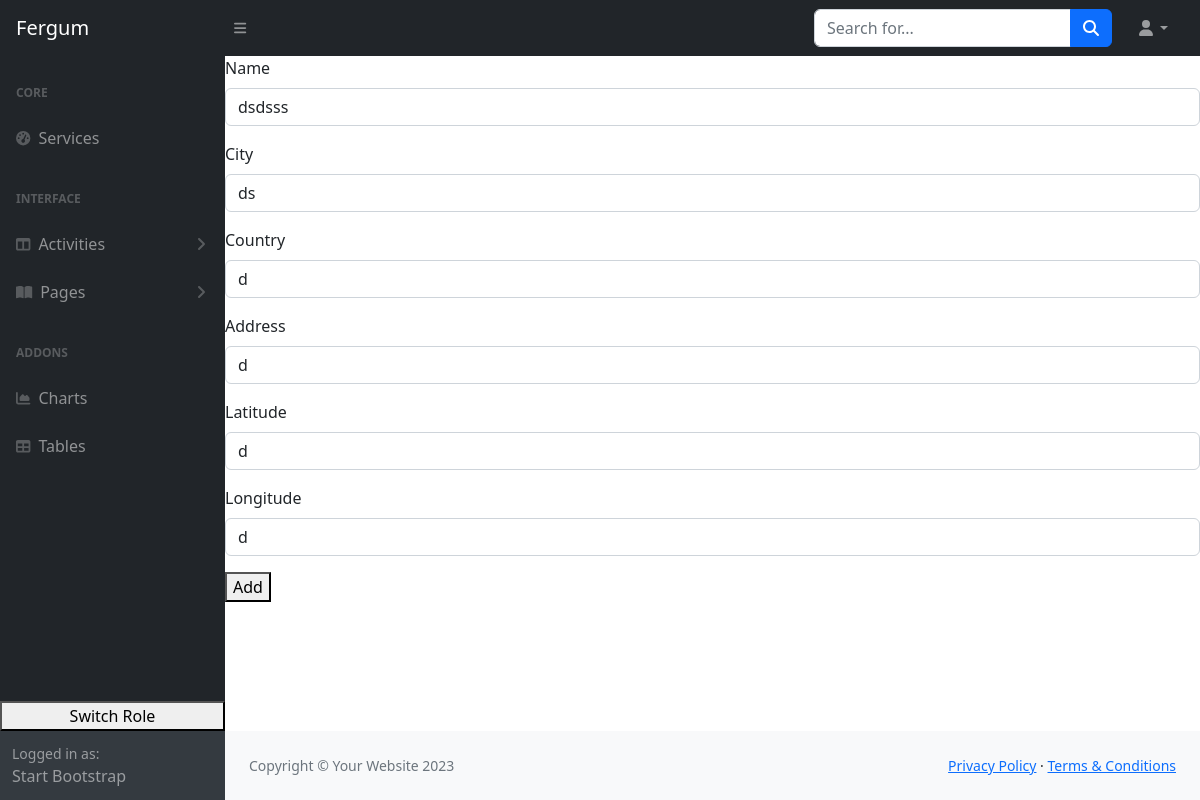
The app's page /update-property/5fa3642b2b324495bd7c472ad81883ff/ (signed in) with its own data.
### properties/models.py (models this page shows, shortened)
class Property(models.Model):
    property_id = models.UUIDField(
        primary_key=True, default=uuid.uuid4, editable=False)
    owner = models.ForeignKey(
        Profile, null=True, blank=True, on_delete=models.CASCADE)
    name = models.CharField(max_length=200, blank=True, null=True)
    city = models.CharField(max_length=200, blank=True, null=True)
    country = models.CharField(max_length=200, blank=True, null=True)
    address = models.CharField(max_length=200, blank=True, null=True)
    latitude = models.CharField(max_length=200, blank=True, null=True)
    longitude = models.CharField(max_length=200, blank=True, null=True)

### properties/views.py (the view)
@login_required(login_url='login')
def updateProperty(request, pk):
    profile = request.user.profile
    property = profile.property_set.get(property_id=pk)
    form = PropertyForm(instance=property)
    if request.method == 'POST':
        form = PropertyForm(request.POST, request.FILES, instance=property)
        if form.is_valid():
            form.save()
            return redirect('profile')
    context = {'form': form}
    return render(request, 'properties/property_form.html', context)

### properties/forms.py
class PropertyForm(ModelForm):
    class Meta:
        model = Property
        fields = '__all__'
        exclude = ['owner']
    def __init__(self, *args, **kwargs):
        super(PropertyForm, self).__init__(*args, **kwargs)
        for name, field in self.fields.items():
            field.widget.attrs.update({'class': 'input'})

### properties/templates/properties/property_form.html (shortened to what this page needs)
{% extends "main.html" %} {% load crispy_forms_tags %} {% block content %}
<form method="post" enctype="multipart/form-data">
  {% csrf_token %} {{ form|crispy }}
  <button type="submit">Add</button>
  <form>{% endblock content %}</form>

### records on screen
Property: name "dsdsss", city "ds", country "d", address "d", latitude "d", longitude "d"
